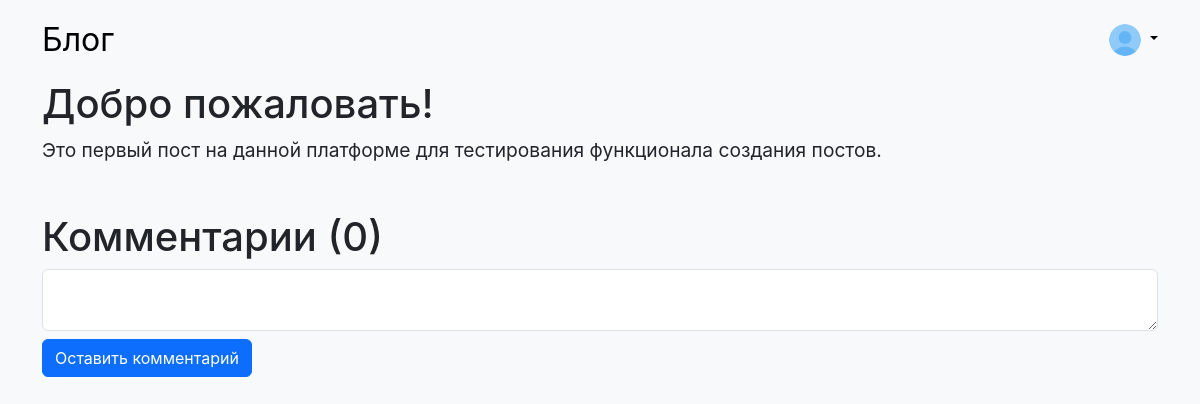
Page /post/3 (signed in) on the earlier database version.
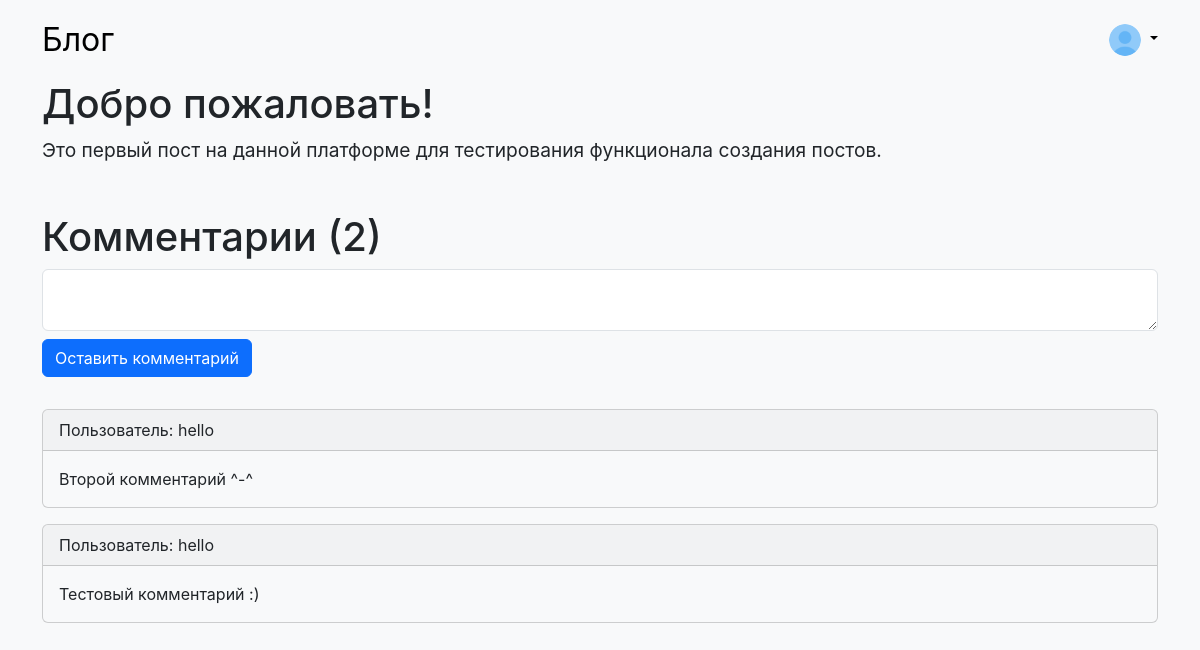
Same page on the later database version.
### tables this page shows
CREATE TABLE users (
				id INTEGER PRIMARY KEY AUTOINCREMENT,
				username TEXT,
				password TEXT,
				role TEXT
			);

CREATE TABLE comments (
				id INTEGER PRIMARY KEY AUTOINCREMENT,
				postId int,
				content TEXT,
                creatorId int
			);

### routes.py (the view)
		@self.app.route('/post/<int:postId>')
		def post(postId):
			post = self.dbController.getPostById(int(postId))[0]
			postComments = self.dbController.getCommentsByPostId(int(postId))
			comments = []
			for item in postComments:
				author = self.dbController.getUserById(item[3])[0][1]
				comments.append((item[0], item[1], item[2], author))
			return render_template(
				'post.html',
				post = post,
				comments = comments
			)

### db/CommentModel.py (called while the page is built)
	def getCommentsByPostId(self, postId):
		connectionHelper = ConnectionHelper()
		connection = connectionHelper.getConnection()
		cursor = connection.cursor()
		cursor.execute("SELECT * FROM comments WHERE postId=? ORDER BY id DESC", (postId,))
		ret = cursor.fetchall()
		return ret

### db/ConnectionHelper.py (called while the page is built)
	def getConnection(self):
		return self.connection

	def close(self):
		self.connection.commit()
		self.connection.close()

	def __del__(self):
		self.close()

### db/DataBaseController.py (called while the page is built)
	def getPostById(self, postID):
		return self.postModel.getPostByID(postID)

	def getUserById(self, userId):
		return self.userModel.getUserById(userId)

	def getCommentsByPostId(self, postId):
		return self.commentModel.getCommentsByPostId(postId)

### db/PostModel.py (called while the page is built)
	def getPostByID(self, postID):
		connectionHelper = ConnectionHelper()
		connection = connectionHelper.getConnection()
		cursor = connection.cursor()
		cursor.execute("SELECT * FROM posts WHERE id=?", (postID,))
		ret = cursor.fetchall()
		return ret

### db/UserModel.py (called while the page is built)
	def getUserById(self, userID):
		connectionHelper = ConnectionHelper()
		connection = connectionHelper.getConnection()
		cursor = connection.cursor()
		cursor.execute("SELECT * FROM users WHERE id=?", (userID,))
		ret = cursor.fetchall()
		return ret

### templates/post.html (shortened to what this page needs)
{% extends 'layout.html' %}
{% block content %}
<div class="pb-5">
	<h1>{{ post[1] }}</h1>
	<span id="content" style="font-size: 1.2em;">{{ post[2]|safe }}</span>
</div>
<h1>Комментарии ({{ comments|length }})</h1>
{% if session["username"]: %}
<form method="post" action="/sendNewComment/{{ post[0] }}">
	<textarea class="form-control mb-2" type="text" name="content" style="min-height: 50px;"></textarea>
	<input class="btn btn-primary mb-3" type="submit" name="send" value="Оставить комментарий">
</form>
{% else %}
<div class="alert alert-info" role="alert">
Войдите в аккаунт, чтобы оставлять комментарии!
</div>
{% endif %}
{% for comment in comments %}
<div class="card text-bg-light mb-3 mt-3">
	<div class="card-header text-dark">Пользователь: {{ comment[3] }}</div>
	<div class="card-body">
		<p class="card-text text-dark">{{ comment[2] }}</p>
	</div>
</div>
{% endfor %}
{% endblock %}

Differences in the rows shown:
added users: username "hello" "hello"
added comments: content "Второй комментарий ^-^"
added comments: content "Тестовый комментарий :)"
Other differences:
{{ comments|length }}: "0" → "2"
new list line: "Пользователь:"
